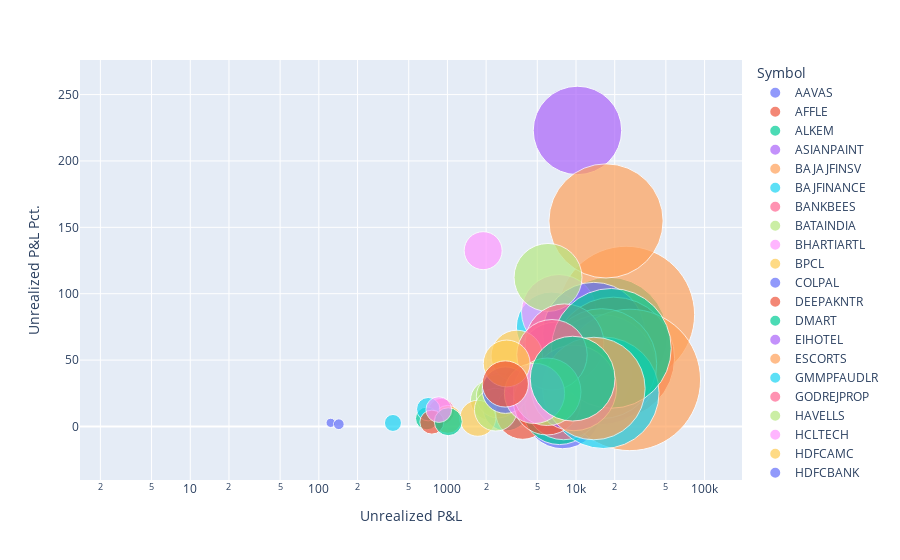

The notebook cell saved with this chart:
### Code cell
df = holding_profit

fig = px.scatter(df, x="Unrealized P&L", y="Unrealized P&L Pct.", size="% profit", color="Symbol",
                 hover_name="% profit", log_x=True, size_max=100)
fig.show()

### Figure 1 — Plotly figure (JSON) as saved in the notebook; plotly's stock layout.template omitted (floating-point values rounded to 4 significant figures)
{"data": [{"hovertemplate": "<b>%{hovertext}</b><br><br>Symbol=AAVAS<br>Unrealized P&L=%{x}<br>Unrealized P&L Pct.=%{y}<br>% profit=%{marker.size}<extra></extra>", "hovertext": [0.03], "legendgroup": "AAVAS", "marker": {"color": "#636efa", "size": [0.03], "sizemode": "area", "sizeref": 0.000693, "symbol": "circle"}, "mode": "markers", "name": "AAVAS", "orientation": "v", "showlegend": true, "type": "scatter", "x": [123.6], "xaxis": "x", "y": [2.738], "yaxis": "y"}, {"hovertemplate": "<b>%{hovertext}</b><br><br>Symbol=AFFLE<br>Unrealized P&L=%{x}<br>Unrealized P&L Pct.=%{y}<br>% profit=%{marker.size}<extra></extra>", "hovertext": [1.79], "legendgroup": "AFFLE", "marker": {"color": "#EF553B", "size": [1.79], "sizemode": "area", "sizeref": 0.000693, "symbol": "circle"}, "mode": "markers", "name": "AFFLE", "orientation": "v", "showlegend": true, "type": "scatter", "x": [6774.0], "xaxis": "x", "y": [21.97], "yaxis": "y"}, {"hovertemplate": "<b>%{hovertext}</b><br><br>Symbol=ALKEM<br>Unrealized P&L=%{x}<br>Unrealized P&L Pct.=%{y}<br>% profit=%{marker.size}<extra></extra>", "hovertext": [4.75], "legendgroup": "ALKEM", "marker": {"color": "#00cc96", "size": [4.75], "sizemode": "area", "sizeref": 0.000693, "symbol": "circle"}, "mode": "markers", "name": "ALKEM", "orientation": "v", "showlegend": true, "type": "scatter", "x": [17970.0], "xaxis": "x", "y": [68.34], "yaxis": "y"}, {"hovertemplate": "<b>%{hovertext}</b><br><br>Symbol=ASIANPAINT<br>Unrealized P&L=%{x}<br>Unrealized P&L Pct.=%{y}<br>% profit=%{marker.size}<extra></extra>", "hovertext": [0.68], "legendgroup": "ASIANPAINT", "marker": {"color": "#ab63fa", "size": [0.68], "sizemode": "area", "sizeref": 0.000693, "symbol": "circle"}, "mode": "markers", "name": "ASIANPAINT", "orientation": "v", "showlegend": true, "type": "scatter", "x": [2577.0], "xaxis": "x", "y": [24.13], "yaxis": "y"}, {"hovertemplate": "<b>%{hovertext}</b><br><br>Symbol=BAJAJFINSV<br>Unrealized P&L=%{x}<br>Unrealized P&L Pct.=%{y}<br>% profit=%{marker.size}<extra></extra>", "hovertext": [6.49], "legendgroup": "BAJAJFINSV", "marker": {"color": "#FFA15A", "size": [6.49], "sizemode": "area", "sizeref": 0.000693, "symbol": "circle"}, "mode": "markers", "name": "BAJAJFINSV", "orientation": "v", "showlegend": true, "type": "scatter", "x": [24560.0], "xaxis": "x", "y": [84.2], "yaxis": "y"}, {"hovertemplate": "<b>%{hovertext}</b><br><br>Symbol=BAJFINANCE<br>Unrealized P&L=%{x}<br>Unrealized P&L Pct.=%{y}<br>% profit=%{marker.size}<extra></extra>", "hovertext": [1.7], "legendgroup": "BAJFINANCE", "marker": {"color": "#19d3f3", "size": [1.7], "sizemode": "area", "sizeref": 0.000693, "symbol": "circle"}, "mode": "markers", "name": "BAJFINANCE", "orientation": "v", "showlegend": true, "type": "scatter", "x": [6438.0], "xaxis": "x", "y": [74.88], "yaxis": "y"}, {"hovertemplate": "<b>%{hovertext}</b><br><br>Symbol=BANKBEES<br>Unrealized P&L=%{x}<br>Unrealized P&L Pct.=%{y}<br>% profit=%{marker.size}<extra></extra>", "hovertext": [0.24], "legendgroup": "BANKBEES", "marker": {"color": "#FF6692", "size": [0.24], "sizemode": "area", "sizeref": 0.000693, "symbol": "circle"}, "mode": "markers", "name": "BANKBEES", "orientation": "v", "showlegend": true, "type": "scatter", "x": [897.2], "xaxis": "x", "y": [11.33], "yaxis": "y"}, {"hovertemplate": "<b>%{hovertext}</b><br><br>Symbol=BATAINDIA<br>Unrealized P&L=%{x}<br>Unrealized P&L Pct.=%{y}<br>% profit=%{marker.size}<extra></extra>", "hovertext": [0.57], "legendgroup": "BATAINDIA", "marker": {"color": "#B6E880", "size": [0.57], "sizemode": "area", "sizeref": 0.000693, "symbol": "circle"}, "mode": "markers", "name": "BATAINDIA", "orientation": "v", "showlegend": true, "type": "scatter", "x": [2173.0], "xaxis": "x", "y": [19.75], "yaxis": "y"}, {"hovertemplate": "<b>%{hovertext}</b><br><br>Symbol=BHARTIARTL<br>Unrealized P&L=%{x}<br>Unrealized P&L Pct.=%{y}<br>% profit=%{marker.size}<extra></extra>", "hovertext": [1.94], "legendgroup": "BHARTIARTL", "marker": {"color": "#FF97FF", "size": [1.94], "sizemode": "area", "sizeref": 0.000693, "symbol": "circle"}, "mode": "markers", "name": "BHARTIARTL", "orientation": "v", "showlegend": true, "type": "scatter", "x": [7358.0], "xaxis": "x", "y": [86.27], "yaxis": "y"}, {"hovertemplate": "<b>%{hovertext}</b><br><br>Symbol=BPCL<br>Unrealized P&L=%{x}<br>Unrealized P&L Pct.=%{y}<br>% profit=%{marker.size}<extra></extra>", "hovertext": [0.27], "legendgroup": "BPCL", "marker": {"color": "#FECB52", "size": [0.27], "sizemode": "area", "sizeref": 0.000693, "symbol": "circle"}, "mode": "markers", "name": "BPCL", "orientation": "v", "showlegend": true, "type": "scatter", "x": [1006.0], "xaxis": "x", "y": [5.364], "yaxis": "y"}, {"hovertemplate": "<b>%{hovertext}</b><br><br>Symbol=COLPAL<br>Unrealized P&L=%{x}<br>Unrealized P&L Pct.=%{y}<br>% profit=%{marker.size}<extra></extra>", "hovertext": [3.63], "legendgroup": "COLPAL", "marker": {"color": "#636efa", "size": [3.63], "sizemode": "area", "sizeref": 0.000693, "symbol": "circle"}, "mode": "markers", "name": "COLPAL", "orientation": "v", "showlegend": true, "type": "scatter", "x": [13760.0], "xaxis": "x", "y": [70.01], "yaxis": "y"}, {"hovertemplate": "<b>%{hovertext}</b><br><br>Symbol=DEEPAKNTR<br>Unrealized P&L=%{x}<br>Unrealized P&L Pct.=%{y}<br>% profit=%{marker.size}<extra></extra>", "hovertext": [5.17], "legendgroup": "DEEPAKNTR", "marker": {"color": "#EF553B", "size": [5.17], "sizemode": "area", "sizeref": 0.000693, "symbol": "circle"}, "mode": "markers", "name": "DEEPAKNTR", "orientation": "v", "showlegend": true, "type": "scatter", "x": [19580.0], "xaxis": "x", "y": [51.4], "yaxis": "y"}, {"hovertemplate": "<b>%{hovertext}</b><br><br>Symbol=DMART<br>Unrealized P&L=%{x}<br>Unrealized P&L Pct.=%{y}<br>% profit=%{marker.size}<extra></extra>", "hovertext": [0.18], "legendgroup": "DMART", "marker": {"color": "#00cc96", "size": [0.18], "sizemode": "area", "sizeref": 0.000693, "symbol": "circle"}, "mode": "markers", "name": "DMART", "orientation": "v", "showlegend": true, "type": "scatter", "x": [692.6], "xaxis": "x", "y": [6.052], "yaxis": "y"}, {"hovertemplate": "<b>%{hovertext}</b><br><br>Symbol=EIHOTEL<br>Unrealized P&L=%{x}<br>Unrealized P&L Pct.=%{y}<br>% profit=%{marker.size}<extra></extra>", "hovertext": [2.71], "legendgroup": "EIHOTEL", "marker": {"color": "#ab63fa", "size": [2.71], "sizemode": "area", "sizeref": 0.000693, "symbol": "circle"}, "mode": "markers", "name": "EIHOTEL", "orientation": "v", "showlegend": true, "type": "scatter", "x": [10270.0], "xaxis": "x", "y": [223.0], "yaxis": "y"}, {"hovertemplate": "<b>%{hovertext}</b><br><br>Symbol=ESCORTS<br>Unrealized P&L=%{x}<br>Unrealized P&L Pct.=%{y}<br>% profit=%{marker.size}<extra></extra>", "hovertext": [4.52], "legendgroup": "ESCORTS", "marker": {"color": "#FFA15A", "size": [4.52], "sizemode": "area", "sizeref": 0.000693, "symbol": "circle"}, "mode": "markers", "name": "ESCORTS", "orientation": "v", "showlegend": true, "type": "scatter", "x": [17120.0], "xaxis": "x", "y": [154.8], "yaxis": "y"}, {"hovertemplate": "<b>%{hovertext}</b><br><br>Symbol=GMMPFAUDLR<br>Unrealized P&L=%{x}<br>Unrealized P&L Pct.=%{y}<br>% profit=%{marker.size}<extra></extra>", "hovertext": [0.75], "legendgroup": "GMMPFAUDLR", "marker": {"color": "#19d3f3", "size": [0.75], "sizemode": "area", "sizeref": 0.000693, "symbol": "circle"}, "mode": "markers", "name": "GMMPFAUDLR", "orientation": "v", "showlegend": true, "type": "scatter", "x": [2857.0], "xaxis": "x", "y": [14.18], "yaxis": "y"}, {"hovertemplate": "<b>%{hovertext}</b><br><br>Symbol=GODREJPROP<br>Unrealized P&L=%{x}<br>Unrealized P&L Pct.=%{y}<br>% profit=%{marker.size}<extra></extra>", "hovertext": [1.15], "legendgroup": "GODREJPROP", "marker": {"color": "#FF6692", "size": [1.15], "sizemode": "area", "sizeref": 0.000693, "symbol": "circle"}, "mode": "markers", "name": "GODREJPROP", "orientation": "v", "showlegend": true, "type": "scatter", "x": [4347.0], "xaxis": "x", "y": [26.86], "yaxis": "y"}, {"hovertemplate": "<b>%{hovertext}</b><br><br>Symbol=HAVELLS<br>Unrealized P&L=%{x}<br>Unrealized P&L Pct.=%{y}<br>% profit=%{marker.size}<extra></extra>", "hovertext": [0.65], "legendgroup": "HAVELLS", "marker": {"color": "#B6E880", "size": [0.65], "sizemode": "area", "sizeref": 0.000693, "symbol": "circle"}, "mode": "markers", "name": "HAVELLS", "orientation": "v", "showlegend": true, "type": "scatter", "x": [2473.0], "xaxis": "x", "y": [22.79], "yaxis": "y"}, {"hovertemplate": "<b>%{hovertext}</b><br><br>Symbol=HCLTECH<br>Unrealized P&L=%{x}<br>Unrealized P&L Pct.=%{y}<br>% profit=%{marker.size}<extra></extra>", "hovertext": [3.08], "legendgroup": "HCLTECH", "marker": {"color": "#FF97FF", "size": [3.08], "sizemode": "area", "sizeref": 0.000693, "symbol": "circle"}, "mode": "markers", "name": "HCLTECH", "orientation": "v", "showlegend": true, "type": "scatter", "x": [11660.0], "xaxis": "x", "y": [40.74], "yaxis": "y"}, {"hovertemplate": "<b>%{hovertext}</b><br><br>Symbol=HDFCAMC<br>Unrealized P&L=%{x}<br>Unrealized P&L Pct.=%{y}<br>% profit=%{marker.size}<extra></extra>", "hovertext": [1.77], "legendgroup": "HDFCAMC", "marker": {"color": "#FECB52", "size": [1.77], "sizemode": "area", "sizeref": 0.000693, "symbol": "circle"}, "mode": "markers", "name": "HDFCAMC", "orientation": "v", "showlegend": true, "type": "scatter", "x": [6716.0], "xaxis": "x", "y": [22.7], "yaxis": "y"}, {"hovertemplate": "<b>%{hovertext}</b><br><br>Symbol=HDFCBANK<br>Unrealized P&L=%{x}<br>Unrealized P&L Pct.=%{y}<br>% profit=%{marker.size}<extra></extra>", "hovertext": [2.08], "legendgroup": "HDFCBANK", "marker": {"color": "#636efa", "size": [2.08], "sizemode": "area", "sizeref": 0.000693, "symbol": "circle"}, "mode": "markers", "name": "HDFCBANK", "orientation": "v", "showlegend": true, "type": "scatter", "x": [7857.0], "xaxis": "x", "y": [12.4], "yaxis": "y"}, {"hovertemplate": "<b>%{hovertext}</b><br><br>Symbol=HDFCLIFE<br>Unrealized P&L=%{x}<br>Unrealized P&L Pct.=%{y}<br>% profit=%{marker.size}<extra></extra>", "hovertext": [1.02], "legendgroup": "HDFCLIFE", "marker": {"color": "#EF553B", "size": [1.02], "sizemode": "area", "sizeref": 0.000693, "symbol": "circle"}, "mode": "markers", "name": "HDFCLIFE", "orientation": "v", "showlegend": true, "type": "scatter", "x": [3854.0], "xaxis": "x", "y": [10.75], "yaxis": "y"}, {"hovertemplate": "<b>%{hovertext}</b><br><br>Symbol=HINDUNILVR<br>Unrealized P&L=%{x}<br>Unrealized P&L Pct.=%{y}<br>% profit=%{marker.size}<extra></extra>", "hovertext": [1.96], "legendgroup": "HINDUNILVR", "marker": {"color": "#00cc96", "size": [1.96], "sizemode": "area", "sizeref": 0.000693, "symbol": "circle"}, "mode": "markers", "name": "HINDUNILVR", "orientation": "v", "showlegend": true, "type": "scatter", "x": [7430.0], "xaxis": "x", "y": [14.69], "yaxis": "y"}, {"hovertemplate": "<b>%{hovertext}</b><br><br>Symbol=ICICIBANK<br>Unrealized P&L=%{x}<br>Unrealized P&L Pct.=%{y}<br>% profit=%{marker.size}<extra></extra>", "hovertext": [4.19], "legendgroup": "ICICIBANK", "marker": {"color": "#ab63fa", "size": [4.19], "sizemode": "area", "sizeref": 0.000693, "symbol": "circle"}, "mode": "markers", "name": "ICICIBANK", "orientation": "v", "showlegend": true, "type": "scatter", "x": [15860.0], "xaxis": "x", "y": [42.82], "yaxis": "y"}, {"hovertemplate": "<b>%{hovertext}</b><br><br>Symbol=INFY<br>Unrealized P&L=%{x}<br>Unrealized P&L Pct.=%{y}<br>% profit=%{marker.size}<extra></extra>", "hovertext": [6.93], "legendgroup": "INFY", "marker": {"color": "#FFA15A", "size": [6.93], "sizemode": "area", "sizeref": 0.000693, "symbol": "circle"}, "mode": "markers", "name": "INFY", "orientation": "v", "showlegend": true, "type": "scatter", "x": [26230.0], "xaxis": "x", "y": [35.04], "yaxis": "y"}, {"hovertemplate": "<b>%{hovertext}</b><br><br>Symbol=IRFC<br>Unrealized P&L=%{x}<br>Unrealized P&L Pct.=%{y}<br>% profit=%{marker.size}<extra></extra>", "hovertext": [0.19], "legendgroup": "IRFC", "marker": {"color": "#19d3f3", "size": [0.19], "sizemode": "area", "sizeref": 0.000693, "symbol": "circle"}, "mode": "markers", "name": "IRFC", "orientation": "v", "showlegend": true, "type": "scatter", "x": [709.2], "xaxis": "x", "y": [13.02], "yaxis": "y"}, {"hovertemplate": "<b>%{hovertext}</b><br><br>Symbol=ITBEES<br>Unrealized P&L=%{x}<br>Unrealized P&L Pct.=%{y}<br>% profit=%{marker.size}<extra></extra>", "hovertext": [2.12], "legendgroup": "ITBEES", "marker": {"color": "#FF6692", "size": [2.12], "sizemode": "area", "sizeref": 0.000693, "symbol": "circle"}, "mode": "markers", "name": "ITBEES", "orientation": "v", "showlegend": true, "type": "scatter", "x": [8023.0], "xaxis": "x", "y": [19.46], "yaxis": "y"}, {"hovertemplate": "<b>%{hovertext}</b><br><br>Symbol=ITC<br>Unrealized P&L=%{x}<br>Unrealized P&L Pct.=%{y}<br>% profit=%{marker.size}<extra></extra>", "hovertext": [1.6], "legendgroup": "ITC", "marker": {"color": "#B6E880", "size": [1.6], "sizemode": "area", "sizeref": 0.000693, "symbol": "circle"}, "mode": "markers", "name": "ITC", "orientation": "v", "showlegend": true, "type": "scatter", "x": [6060.0], "xaxis": "x", "y": [112.3], "yaxis": "y"}, {"hovertemplate": "<b>%{hovertext}</b><br><br>Symbol=JIOFIN<br>Unrealized P&L=%{x}<br>Unrealized P&L Pct.=%{y}<br>% profit=%{marker.size}<extra></extra>", "hovertext": [0.5], "legendgroup": "JIOFIN", "marker": {"color": "#FF97FF", "size": [0.5], "sizemode": "area", "sizeref": 0.000693, "symbol": "circle"}, "mode": "markers", "name": "JIOFIN", "orientation": "v", "showlegend": true, "type": "scatter", "x": [1896.0], "xaxis": "x", "y": [132.4], "yaxis": "y"}, {"hovertemplate": "<b>%{hovertext}</b><br><br>Symbol=KOTAKBANK<br>Unrealized P&L=%{x}<br>Unrealized P&L Pct.=%{y}<br>% profit=%{marker.size}<extra></extra>", "hovertext": [0.45], "legendgroup": "KOTAKBANK", "marker": {"color": "#FECB52", "size": [0.45], "sizemode": "area", "sizeref": 0.000693, "symbol": "circle"}, "mode": "markers", "name": "KOTAKBANK", "orientation": "v", "showlegend": true, "type": "scatter", "x": [1721.0], "xaxis": "x", "y": [6.172], "yaxis": "y"}, {"hovertemplate": "<b>%{hovertext}</b><br><br>Symbol=LANDMARK<br>Unrealized P&L=%{x}<br>Unrealized P&L Pct.=%{y}<br>% profit=%{marker.size}<extra></extra>", "hovertext": [0], "legendgroup": "LANDMARK", "marker": {"color": "#636efa", "size": [0], "sizemode": "area", "sizeref": 0.000693, "symbol": "circle"}, "mode": "markers", "name": "LANDMARK", "orientation": "v", "showlegend": true, "type": "scatter", "x": [2.65], "xaxis": "x", "y": [0.0835], "yaxis": "y"}, {"hovertemplate": "<b>%{hovertext}</b><br><br>Symbol=LATENTVIEW<br>Unrealized P&L=%{x}<br>Unrealized P&L Pct.=%{y}<br>% profit=%{marker.size}<extra></extra>", "hovertext": [0.2], "legendgroup": "LATENTVIEW", "marker": {"color": "#EF553B", "size": [0.2], "sizemode": "area", "sizeref": 0.000693, "symbol": "circle"}, "mode": "markers", "name": "LATENTVIEW", "orientation": "v", "showlegend": true, "type": "scatter", "x": [756.6], "xaxis": "x", "y": [3.27], "yaxis": "y"}, {"hovertemplate": "<b>%{hovertext}</b><br><br>Symbol=LICI<br>Unrealized P&L=%{x}<br>Unrealized P&L Pct.=%{y}<br>% profit=%{marker.size}<extra></extra>", "hovertext": [0.27], "legendgroup": "LICI", "marker": {"color": "#00cc96", "size": [0.27], "sizemode": "area", "sizeref": 0.000693, "symbol": "circle"}, "mode": "markers", "name": "LICI", "orientation": "v", "showlegend": true, "type": "scatter", "x": [1015.0], "xaxis": "x", "y": [3.568], "yaxis": "y"}, {"hovertemplate": "<b>%{hovertext}</b><br><br>Symbol=MARUTI<br>Unrealized P&L=%{x}<br>Unrealized P&L Pct.=%{y}<br>% profit=%{marker.size}<extra></extra>", "hovertext": [1.84], "legendgroup": "MARUTI", "marker": {"color": "#ab63fa", "size": [1.84], "sizemode": "area", "sizeref": 0.000693, "symbol": "circle"}, "mode": "markers", "name": "MARUTI", "orientation": "v", "showlegend": true, "type": "scatter", "x": [6966], "xaxis": "x", "y": [51.19], "yaxis": "y"}, {"hovertemplate": "<b>%{hovertext}</b><br><br>Symbol=MTARTECH<br>Unrealized P&L=%{x}<br>Unrealized P&L Pct.=%{y}<br>% profit=%{marker.size}<extra></extra>", "hovertext": [4.19], "legendgroup": "MTARTECH", "marker": {"color": "#FFA15A", "size": [4.19], "sizemode": "area", "sizeref": 0.000693, "symbol": "circle"}, "mode": "markers", "name": "MTARTECH", "orientation": "v", "showlegend": true, "type": "scatter", "x": [15860.0], "xaxis": "x", "y": [47.32], "yaxis": "y"}, {"hovertemplate": "<b>%{hovertext}</b><br><br>Symbol=NIFTYBEES<br>Unrealized P&L=%{x}<br>Unrealized P&L Pct.=%{y}<br>% profit=%{marker.size}<extra></extra>", "hovertext": [4.31], "legendgroup": "NIFTYBEES", "marker": {"color": "#19d3f3", "size": [4.31], "sizemode": "area", "sizeref": 0.000693, "symbol": "circle"}, "mode": "markers", "name": "NIFTYBEES", "orientation": "v", "showlegend": true, "type": "scatter", "x": [16300.0], "xaxis": "x", "y": [25.39], "yaxis": "y"}, {"hovertemplate": "<b>%{hovertext}</b><br><br>Symbol=ONGC<br>Unrealized P&L=%{x}<br>Unrealized P&L Pct.=%{y}<br>% profit=%{marker.size}<extra></extra>", "hovertext": [2.15], "legendgroup": "ONGC", "marker": {"color": "#FF6692", "size": [2.15], "sizemode": "area", "sizeref": 0.000693, "symbol": "circle"}, "mode": "markers", "name": "ONGC", "orientation": "v", "showlegend": true, "type": "scatter", "x": [8134.0], "xaxis": "x", "y": [62.68], "yaxis": "y"}, {"hovertemplate": "<b>%{hovertext}</b><br><br>Symbol=PIDILITIND<br>Unrealized P&L=%{x}<br>Unrealized P&L Pct.=%{y}<br>% profit=%{marker.size}<extra></extra>", "hovertext": [0.63], "legendgroup": "PIDILITIND", "marker": {"color": "#B6E880", "size": [0.63], "sizemode": "area", "sizeref": 0.000693, "symbol": "circle"}, "mode": "markers", "name": "PIDILITIND", "orientation": "v", "showlegend": true, "type": "scatter", "x": [2376.0], "xaxis": "x", "y": [12.62], "yaxis": "y"}, {"hovertemplate": "<b>%{hovertext}</b><br><br>Symbol=PRAJIND<br>Unrealized P&L=%{x}<br>Unrealized P&L Pct.=%{y}<br>% profit=%{marker.size}<extra></extra>", "hovertext": [0.23], "legendgroup": "PRAJIND", "marker": {"color": "#FF97FF", "size": [0.23], "sizemode": "area", "sizeref": 0.000693, "symbol": "circle"}, "mode": "markers", "name": "PRAJIND", "orientation": "v", "showlegend": true, "type": "scatter", "x": [856.9], "xaxis": "x", "y": [12.71], "yaxis": "y"}, {"hovertemplate": "<b>%{hovertext}</b><br><br>Symbol=PRITIKAUTO<br>Unrealized P&L=%{x}<br>Unrealized P&L Pct.=%{y}<br>% profit=%{marker.size}<extra></extra>", "hovertext": [0.92], "legendgroup": "PRITIKAUTO", "marker": {"color": "#FECB52", "size": [0.92], "sizemode": "area", "sizeref": 0.000693, "symbol": "circle"}, "mode": "markers", "name": "PRITIKAUTO", "orientation": "v", "showlegend": true, "type": "scatter", "x": [3465], "xaxis": "x", "y": [53.1], "yaxis": "y"}, {"hovertemplate": "<b>%{hovertext}</b><br><br>Symbol=PSUBNKBEES<br>Unrealized P&L=%{x}<br>Unrealized P&L Pct.=%{y}<br>% profit=%{marker.size}<extra></extra>", "hovertext": [0.75], "legendgroup": "PSUBNKBEES", "marker": {"color": "#636efa", "size": [0.75], "sizemode": "area", "sizeref": 0.000693, "symbol": "circle"}, "mode": "markers", "name": "PSUBNKBEES", "orientation": "v", "showlegend": true, "type": "scatter", "x": [2825.0], "xaxis": "x", "y": [27.36], "yaxis": "y"}, {"hovertemplate": "<b>%{hovertext}</b><br><br>Symbol=RELIANCE<br>Unrealized P&L=%{x}<br>Unrealized P&L Pct.=%{y}<br>% profit=%{marker.size}<extra></extra>", "hovertext": [1.57], "legendgroup": "RELIANCE", "marker": {"color": "#EF553B", "size": [1.57], "sizemode": "area", "sizeref": 0.000693, "symbol": "circle"}, "mode": "markers", "name": "RELIANCE", "orientation": "v", "showlegend": true, "type": "scatter", "x": [5952.0], "xaxis": "x", "y": [18.91], "yaxis": "y"}, {"hovertemplate": "<b>%{hovertext}</b><br><br>Symbol=SBILIFE<br>Unrealized P&L=%{x}<br>Unrealized P&L Pct.=%{y}<br>% profit=%{marker.size}<extra></extra>", "hovertext": [4.97], "legendgroup": "SBILIFE", "marker": {"color": "#00cc96", "size": [4.97], "sizemode": "area", "sizeref": 0.000693, "symbol": "circle"}, "mode": "markers", "name": "SBILIFE", "orientation": "v", "showlegend": true, "type": "scatter", "x": [18830.0], "xaxis": "x", "y": [58.84], "yaxis": "y"}, {"hovertemplate": "<b>%{hovertext}</b><br><br>Symbol=SGBMAY29I-GB<br>Unrealized P&L=%{x}<br>Unrealized P&L Pct.=%{y}<br>% profit=%{marker.size}<extra></extra>", "hovertext": [2.54], "legendgroup": "SGBMAY29I-GB", "marker": {"color": "#ab63fa", "size": [2.54], "sizemode": "area", "sizeref": 0.000693, "symbol": "circle"}, "mode": "markers", "name": "SGBMAY29I-GB", "orientation": "v", "showlegend": true, "type": "scatter", "x": [9612.0], "xaxis": "x", "y": [29.05], "yaxis": "y"}, {"hovertemplate": "<b>%{hovertext}</b><br><br>Symbol=SONACOMS<br>Unrealized P&L=%{x}<br>Unrealized P&L Pct.=%{y}<br>% profit=%{marker.size}<extra></extra>", "hovertext": [3.64], "legendgroup": "SONACOMS", "marker": {"color": "#FFA15A", "size": [3.64], "sizemode": "area", "sizeref": 0.000693, "symbol": "circle"}, "mode": "markers", "name": "SONACOMS", "orientation": "v", "showlegend": true, "type": "scatter", "x": [13770.0], "xaxis": "x", "y": [28.58], "yaxis": "y"}, {"hovertemplate": "<b>%{hovertext}</b><br><br>Symbol=SRF<br>Unrealized P&L=%{x}<br>Unrealized P&L Pct.=%{y}<br>% profit=%{marker.size}<extra></extra>", "hovertext": [0.1], "legendgroup": "SRF", "marker": {"color": "#19d3f3", "size": [0.1], "sizemode": "area", "sizeref": 0.000693, "symbol": "circle"}, "mode": "markers", "name": "SRF", "orientation": "v", "showlegend": true, "type": "scatter", "x": [377], "xaxis": "x", "y": [2.643], "yaxis": "y"}, {"hovertemplate": "<b>%{hovertext}</b><br><br>Symbol=SUNPHARMA<br>Unrealized P&L=%{x}<br>Unrealized P&L Pct.=%{y}<br>% profit=%{marker.size}<extra></extra>", "hovertext": [1.72], "legendgroup": "SUNPHARMA", "marker": {"color": "#FF6692", "size": [1.72], "sizemode": "area", "sizeref": 0.000693, "symbol": "circle"}, "mode": "markers", "name": "SUNPHARMA", "orientation": "v", "showlegend": true, "type": "scatter", "x": [6504.0], "xaxis": "x", "y": [54.01], "yaxis": "y"}, {"hovertemplate": "<b>%{hovertext}</b><br><br>Symbol=TATACHEM<br>Unrealized P&L=%{x}<br>Unrealized P&L Pct.=%{y}<br>% profit=%{marker.size}<extra></extra>", "hovertext": [1.58], "legendgroup": "TATACHEM", "marker": {"color": "#B6E880", "size": [1.58], "sizemode": "area", "sizeref": 0.000693, "symbol": "circle"}, "mode": "markers", "name": "TATACHEM", "orientation": "v", "showlegend": true, "type": "scatter", "x": [5972.0], "xaxis": "x", "y": [26.11], "yaxis": "y"}, {"hovertemplate": "<b>%{hovertext}</b><br><br>Symbol=TATACONSUM<br>Unrealized P&L=%{x}<br>Unrealized P&L Pct.=%{y}<br>% profit=%{marker.size}<extra></extra>", "hovertext": [1.26], "legendgroup": "TATACONSUM", "marker": {"color": "#FF97FF", "size": [1.26], "sizemode": "area", "sizeref": 0.000693, "symbol": "circle"}, "mode": "markers", "name": "TATACONSUM", "orientation": "v", "showlegend": true, "type": "scatter", "x": [4759.0], "xaxis": "x", "y": [24.9], "yaxis": "y"}, {"hovertemplate": "<b>%{hovertext}</b><br><br>Symbol=UNIONBANK<br>Unrealized P&L=%{x}<br>Unrealized P&L Pct.=%{y}<br>% profit=%{marker.size}<extra></extra>", "hovertext": [0.76], "legendgroup": "UNIONBANK", "marker": {"color": "#FECB52", "size": [0.76], "sizemode": "area", "sizeref": 0.000693, "symbol": "circle"}, "mode": "markers", "name": "UNIONBANK", "orientation": "v", "showlegend": true, "type": "scatter", "x": [2890.0], "xaxis": "x", "y": [47.46], "yaxis": "y"}, {"hovertemplate": "<b>%{hovertext}</b><br><br>Symbol=VOLTAS<br>Unrealized P&L=%{x}<br>Unrealized P&L Pct.=%{y}<br>% profit=%{marker.size}<extra></extra>", "hovertext": [0.04], "legendgroup": "VOLTAS", "marker": {"color": "#636efa", "size": [0.04], "sizemode": "area", "sizeref": 0.000693, "symbol": "circle"}, "mode": "markers", "name": "VOLTAS", "orientation": "v", "showlegend": true, "type": "scatter", "x": [143], "xaxis": "x", "y": [1.69], "yaxis": "y"}, {"hovertemplate": "<b>%{hovertext}</b><br><br>Symbol=ZOMATO<br>Unrealized P&L=%{x}<br>Unrealized P&L Pct.=%{y}<br>% profit=%{marker.size}<extra></extra>", "hovertext": [0.74], "legendgroup": "ZOMATO", "marker": {"color": "#EF553B", "size": [0.74], "sizemode": "area", "sizeref": 0.000693, "symbol": "circle"}, "mode": "markers", "name": "ZOMATO", "orientation": "v", "showlegend": true, "type": "scatter", "x": [2819.0], "xaxis": "x", "y": [32.02], "yaxis": "y"}, {"hovertemplate": "<b>%{hovertext}</b><br><br>Symbol=ZYDUSLIFE<br>Unrealized P&L=%{x}<br>Unrealized P&L Pct.=%{y}<br>% profit=%{marker.size}<extra></extra>", "hovertext": [2.49], "legendgroup": "ZYDUSLIFE", "marker": {"color": "#00cc96", "size": [2.49], "sizemode": "area", "sizeref": 0.000693, "symbol": "circle"}, "mode": "markers", "name": "ZYDUSLIFE", "orientation": "v", "showlegend": true, "type": "scatter", "x": [9413.0], "xaxis": "x", "y": [36.02], "yaxis": "y"}], "layout": {"legend": {"itemsizing": "constant", "title": {"text": "Symbol"}, "tracegroupgap": 0}, "margin": {"t": 60}, "xaxis": {"anchor": "y", "domain": [0, 1], "title": {"text": "Unrealized P&L"}, "type": "log"}, "yaxis": {"anchor": "x", "domain": [0, 1], "title": {"text": "Unrealized P&L Pct."}}}}
